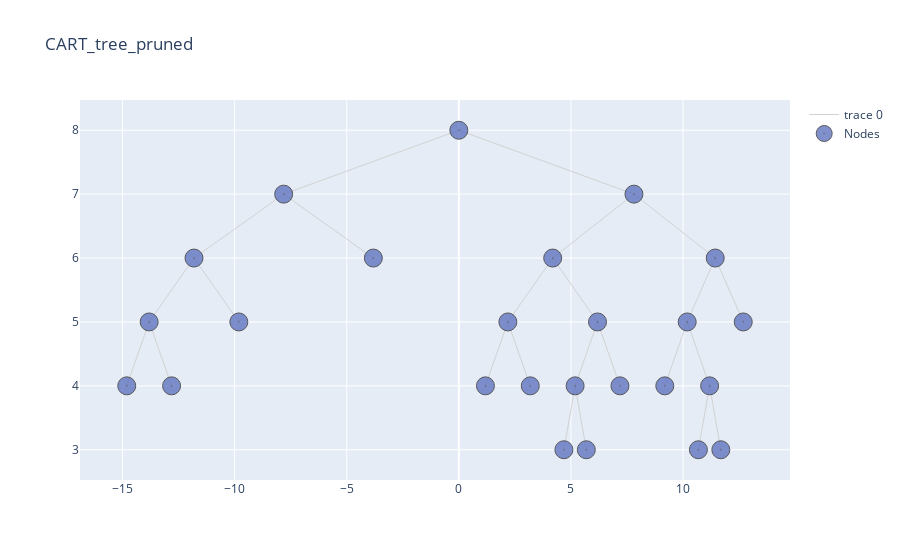

Write notebook code for a chart like this one.
### Markdown cell above
takes a whle for comb to prune, 100min

### Code cell
alpha, pruned_table = cart.pruning(features_test, n_features_test, y_test_list)
pruned_table.style.hide_index()

### Figure 1 — Plotly figure (JSON) as saved in the notebook; plotly's stock layout.template omitted (floating-point values rounded to 4 significant figures)
{"data": [{"hoverinfo": "none", "line": {"color": "rgb(210,210,210)", "width": 1}, "mode": "lines", "type": "scatter", "x": [0, -7.812, null, 0, 7.812, null, -7.812, -11.81, null, -7.812, -3.812, null, 7.812, 4.188, null, 7.812, 11.44, null, -11.81, -13.81, null, -11.81, -9.812, null, 4.188, 2.188, null, 4.188, 6.188, null, 11.44, 10.19, null, 11.44, 12.69, null, -13.81, -14.81, null, -13.81, -12.81, null, 2.188, 1.188, null, 2.188, 3.188, null, 6.188, 5.188, null, 6.188, 7.188, null, 10.19, 9.188, null, 10.19, 11.19, null, 5.188, 4.688, null, 5.188, 5.688, null, 11.19, 10.69, null, 11.19, 11.69, null], "y": [8, 7, null, 8, 7, null, 7, 6, null, 7, 6, null, 7, 6, null, 7, 6, null, 6, 5, null, 6, 5, null, 6, 5, null, 6, 5, null, 6, 5, null, 6, 5, null, 5, 4, null, 5, 4, null, 5, 4, null, 5, 4, null, 5, 4, null, 5, 4, null, 5, 4, null, 5, 4, null, 4, 3, null, 4, 3, null, 4, 3, null, 4, 3, null]}, {"hoverinfo": "text", "marker": {"color": "#6175c1", "line": {"color": "rgb(50,50,50)", "width": 1}, "size": 18, "symbol": "circle-dot"}, "mode": "markers", "name": "Nodes", "opacity": 0.8, "text": ["n17, Class: {1: 0.6, 2: 0.03, 3: 0.12, 4: 0.25}, gini : 0.56, Samples : 749", "n52, Class: {1: 0.05, 2: 0.02, 3: 0.35, 4: 0.57}, gini : 0.55, Samples : 3169", "n53, Class: {1: 0.06, 2: 0.02, 3: 0.69, 4: 0.23}, gini : 0.47, Samples : 2113", "n28, Class: {1: 0.3, 2: 0.05, 3: 0.24, 4: 0.41}, gini : 0.68, Samples : 762", "n58, Class: {1: 0.5, 2: 0.07, 3: 0.36, 4: 0.07}, gini : 0.61, Samples : 882", "n59, Class: {1: 0.26, 2: 0.02, 3: 0.68, 4: 0.05}, gini : 0.47, Samples : 749", "n1, distance_group__fueltype in ('distance02fueltype4', 'distance03fueltype1', 'distance03fueltype4', 'distance03fueltype5', 'distance04fueltype1', 'distance04fueltype2', 'distance04fueltype3', 'distance04fueltype4', 'distance04fueltype5', 'distance04fueltype6', 'distance05fueltype1', 'distance05fueltype2', 'distance05fueltype3', 'distance05fueltype4', 'distance05fueltype5', 'distance05fueltype6', 'distance06fueltype1', 'distance06fueltype2', 'distance06fueltype3', 'distance06fueltype4', 'distance06fueltype5', 'distance06fueltype6', 'distance07fueltype1', 'distance07fueltype2', 'distance07fueltype3', 'distance07fueltype4', 'distance07fueltype5', 'distance07fueltype6', 'distance08fueltype1', 'distance08fueltype2', 'distance08fueltype3', 'distance08fueltype4', 'distance08fueltype5', 'distance08fueltype6', 'distance09fueltype1', 'distance09fueltype2', 'distance09fueltype3', 'distance09fueltype4', 'distance09fueltype5', 'distance09fueltype6', 'distance10fueltype1', 'distance10fueltype2', 'distance10fueltype3', 'distance10fueltype4', 'distance10fueltype5', 'distance10fueltype6', 'distance11fueltype1', 'distance11fueltype2', 'distance11fueltype3', 'distance11fueltype4', 'distance11fueltype5', 'distance11fueltype6'), Class:{1: 0.18, 2: 0.03, 3: 0.35, 4: 0.44}, gini : 0.65, Samples: 76103", "n2, car_ownership__distance_group in ('car_ownership0distance01', 'car_ownership0distance02', 'car_ownership0distance03', 'car_ownership1distance01'), Class:{1: 0.63, 2: 0.03, 3: 0.11, 4: 0.23}, gini : 0.53, Samples: 13729", "n4, distance_group__trafficperc_group in ('distance010low_traffic', 'distance011mediumlow_traffic', 'distance012medium_traffic', 'distance013mediumhigh_traffic', 'distance014high_traffic', 'distance022medium_traffic', 'distance023mediumhigh_traffic', 'distance024high_traffic', 'distance033mediumhigh_traffic', 'distance034high_traffic'), Class:{1: 0.49, 2: 0.03, 3: 0.05, 4: 0.43}, gini : 0.57, Samples: 5467", "n8, driving_license__faretype in ('driving_license0faretype1', 'driving_license0faretype2', 'driving_license0faretype3', 'driving_license0faretype4'), Class:{1: 0.41, 2: 0.03, 3: 0.06, 4: 0.5}, gini : 0.58, Samples: 3690", "n16, Class: {1: 0.36, 2: 0.03, 3: 0.04, 4: 0.56}, gini : 0.55, Samples : 2941", "n9, Class: {1: 0.64, 2: 0.03, 3: 0.04, 4: 0.3}, gini : 0.5, Samples : 1777", "n5, Class: {1: 0.73, 2: 0.03, 3: 0.15, 4: 0.09}, gini : 0.43, Samples : 8262", "n3, car_ownership__trafficperc_group in ('car_ownership00low_traffic', 'car_ownership01mediumlow_traffic', 'car_ownership02medium_traffic', 'car_ownership03mediumhigh_traffic', 'car_ownership04high_traffic', 'car_ownership13mediumhigh_traffic', 'car_ownership14high_traffic', 'car_ownership24high_traffic'), Class:{1: 0.07, 2: 0.03, 3: 0.41, 4: 0.49}, gini : 0.59, Samples: 62374", "n6, distance_group__driving_license in ('distance02driving_license1', 'distance04driving_license1', 'distance05driving_license0', 'distance05driving_license1', 'distance06driving_license0', 'distance06driving_license1', 'distance07driving_license0', 'distance07driving_license1', 'distance08driving_license0', 'distance08driving_license1', 'distance09driving_license0', 'distance09driving_license1', 'distance10driving_license0', 'distance10driving_license1', 'distance11driving_license0', 'distance11driving_license1'), Class:{1: 0.07, 2: 0.02, 3: 0.2, 4: 0.71}, gini : 0.45, Samples: 37369", "n12, driving_license__faretype in ('driving_license0faretype5', 'driving_license1faretype1', 'driving_license1faretype2', 'driving_license1faretype4', 'driving_license1faretype5'), Class:{1: 0.29, 2: 0.03, 3: 0.11, 4: 0.57}, gini : 0.58, Samples: 4506", "n24, Class: {1: 0.42, 2: 0.04, 3: 0.21, 4: 0.33}, gini : 0.67, Samples : 1232", "n25, Class: {1: 0.24, 2: 0.03, 3: 0.08, 4: 0.66}, gini : 0.51, Samples : 3274", "n13, driving_license__faretype in ('driving_license0faretype5', 'driving_license1faretype1', 'driving_license1faretype2', 'driving_license1faretype4', 'driving_license1faretype5'), Class:{1: 0.04, 2: 0.02, 3: 0.21, 4: 0.73}, gini : 0.42, Samples: 32863", "n26, purpose__day_of_week in ('purpose1day_of_week1', 'purpose1day_of_week2', 'purpose1day_of_week3', 'purpose1day_of_week4', 'purpose1day_of_week5', 'purpose1day_of_week6', 'purpose1day_of_week7', 'purpose2day_of_week1', 'purpose2day_of_week2', 'purpose2day_of_week3', 'purpose2day_of_week4', 'purpose2day_of_week5', 'purpose4day_of_week1', 'purpose4day_of_week3', 'purpose4day_of_week4', 'purpose4day_of_week5', 'purpose4day_of_week6', 'purpose4day_of_week7'), Class:{1: 0.06, 2: 0.02, 3: 0.49, 4: 0.44}, gini : 0.57, Samples: 5282", "n27, Class: {1: 0.04, 2: 0.02, 3: 0.15, 4: 0.79}, gini : 0.36, Samples : 27581", "n7, distance_group__fueltype in ('distance04fueltype5', 'distance05fueltype6', 'distance06fueltype1', 'distance06fueltype2', 'distance06fueltype4', 'distance06fueltype6', 'distance07fueltype1', 'distance07fueltype2', 'distance07fueltype3', 'distance07fueltype4', 'distance07fueltype5', 'distance07fueltype6', 'distance08fueltype1', 'distance08fueltype2', 'distance08fueltype3', 'distance08fueltype5', 'distance08fueltype6', 'distance09fueltype1', 'distance09fueltype2', 'distance09fueltype3', 'distance09fueltype4', 'distance09fueltype5', 'distance09fueltype6', 'distance10fueltype1', 'distance10fueltype2', 'distance10fueltype3', 'distance10fueltype4', 'distance10fueltype5', 'distance10fueltype6', 'distance11fueltype1', 'distance11fueltype2', 'distance11fueltype3', 'distance11fueltype4', 'distance11fueltype5', 'distance11fueltype6'), Class:{1: 0.08, 2: 0.04, 3: 0.72, 4: 0.16}, gini : 0.45, Samples: 25005", "n14, car_ownership__faretype in ('car_ownership0faretype1', 'car_ownership0faretype2', 'car_ownership0faretype3', 'car_ownership0faretype4', 'car_ownership0faretype5', 'car_ownership1faretype3', 'car_ownership1faretype4', 'car_ownership2faretype2'), Class:{1: 0.36, 2: 0.05, 3: 0.42, 4: 0.17}, gini : 0.66, Samples: 2393", "n29, bus_scale__driving_license in ('bus_scale0.0driving_license0', 'bus_scale0.0driving_license1', 'bus_scale0.5driving_license0'), Class:{1: 0.39, 2: 0.05, 3: 0.51, 4: 0.06}, gini : 0.59, Samples: 1631", "n15, Class: {1: 0.05, 2: 0.04, 3: 0.75, 4: 0.15}, gini : 0.4, Samples : 22612"], "type": "scatter", "x": [-12.81, 4.688, 5.688, 9.188, 10.69, 11.69, 0, -7.812, -11.81, -13.81, -14.81, -9.812, -3.812, 7.812, 4.188, 2.188, 1.188, 3.188, 6.188, 5.188, 7.188, 11.44, 10.19, 11.19, 12.69], "y": [4, 3, 3, 4, 3, 3, 8, 7, 6, 5, 4, 5, 6, 7, 6, 5, 4, 4, 5, 4, 4, 6, 5, 4, 5]}], "layout": {"title": {"text": "CART_tree_pruned"}}}
